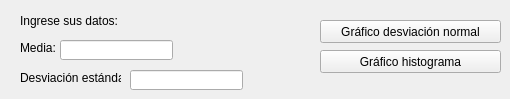
      <widget class="QWidget" name="tab_13">
       <attribute name="title">
        <string>Normal</string>
       </attribute>
       <widget class="QLabel" name="label_10">
        <property name="geometry">
         <rect>
          <x>20</x>
          <y>10</y>
          <width>161</width>
          <height>21</height>
         </rect>
        </property>
        <property name="text">
         <string>Ingrese sus datos:</string>
        </property>
       </widget>
       <widget class="QLabel" name="label_21">
        <property name="geometry">
         <rect>
          <x>20</x>
          <y>40</y>
          <width>51</width>
          <height>16</height>
         </rect>
        </property>
        <property name="text">
         <string>Media:</string>
        </property>
       </widget>
       <widget class="QLabel" name="label_22">
        <property name="geometry">
         <rect>
          <x>20</x>
          <y>70</y>
          <width>101</width>
          <height>16</height>
         </rect>
        </property>
        <property name="text">
         <string>Desviación estándar:</string>
        </property>
       </widget>
       <widget class="QLineEdit" name="desno">
        <property name="geometry">
         <rect>
          <x>60</x>
          <y>40</y>
          <width>113</width>
          <height>20</height>
         </rect>
        </property>
       </widget>
       <widget class="QLineEdit" name="deses">
        <property name="geometry">
         <rect>
          <x>130</x>
          <y>70</y>
          <width>113</width>
          <height>20</height>
         </rect>
        </property>
       </widget>
       <widget class="QPushButton" name="disno">
        <property name="geometry">
         <rect>
          <x>320</x>
          <y>20</y>
          <width>181</width>
          <height>23</height>
         </rect>
        </property>
        <property name="text">
         <string>Gráfico desviación normal</string>
        </property>
       </widget>
       <widget class="QPushButton" name="histno">
        <property name="geometry">
         <rect>
          <x>320</x>
          <y>50</y>
          <width>181</width>
          <height>23</height>
         </rect>
        </property>
        <property name="text">
         <string>Gráfico histograma</string>
        </property>
       </widget>
      </widget>
